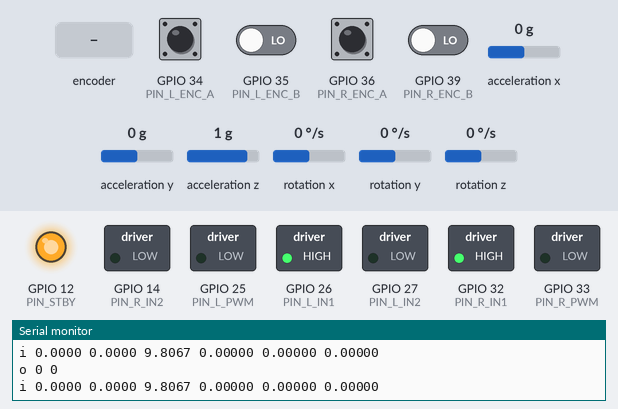
This sketch was run on a simulated ESP32. Shown: switched loads named in the sketch (green lamp = pin HIGH), output pins drawn as LEDs (lit = HIGH), the last lines printed to the serial monitor. Wiring (inferred from the names in the program): MPU-6050 motion sensor at I2C address 0x68. The inputs (shaded band) are chosen by the test bench; at power-on: GPIO 34 (PIN_L_ENC_A), GPIO 36 (PIN_R_ENC_A) HIGH, GPIO 35 (PIN_L_ENC_B), GPIO 39 (PIN_R_ENC_B) LOW, acceleration x 0 g, acceleration y 0 g, acceleration z 1 g, rotation x 0 °/s, rotation y 0 °/s, rotation z 0 °/s.

Above: at 1.2 s.
1.3 s: rotary encoder on GPIO 34 (PIN_L_ENC_A) / GPIO 35 (PIN_L_ENC_B) turned 3 steps (first pin leading)
At 2.5 s:
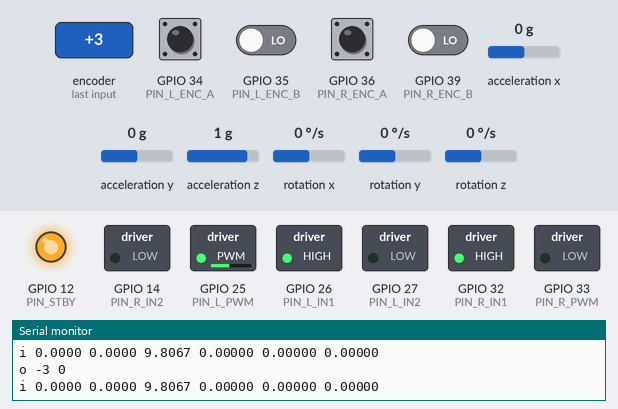
3.4 s: rotary encoder on GPIO 34 (PIN_L_ENC_A) / GPIO 35 (PIN_L_ENC_B) turned 1 step (first pin leading)
At 3.7 s:
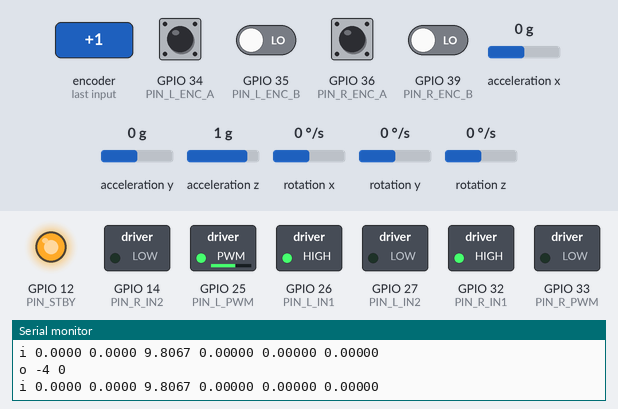
5.1 s: rotary encoder on GPIO 34 (PIN_L_ENC_A) / GPIO 35 (PIN_L_ENC_B) turned 2 steps (second pin leading)
At 6.1 s:
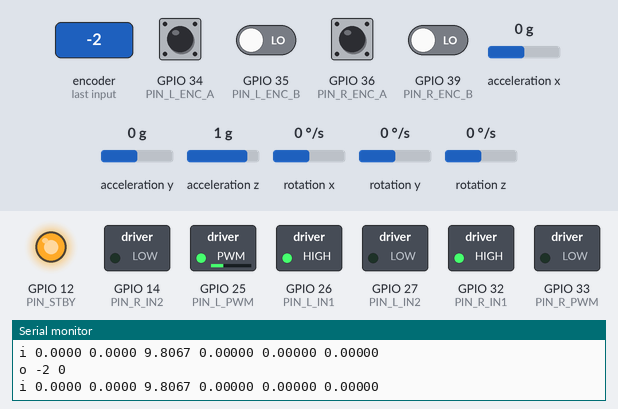
7.0 s: rotary encoder on GPIO 34 (PIN_L_ENC_A) / GPIO 35 (PIN_L_ENC_B) turned 2 steps (second pin leading)
At 7.6 s:
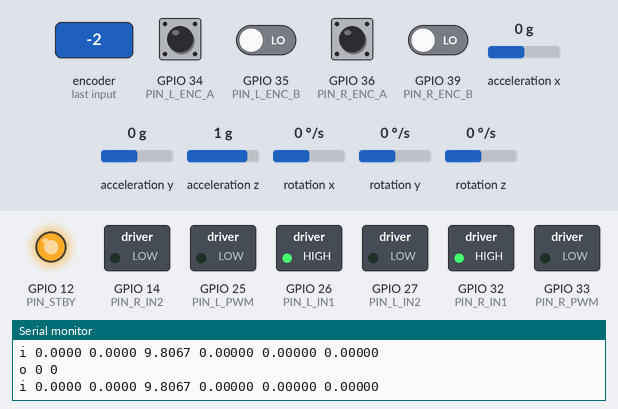
8.9 s: rotary encoder on GPIO 34 (PIN_L_ENC_A) / GPIO 35 (PIN_L_ENC_B) turned 2 steps (second pin leading)
At 10.3 s:
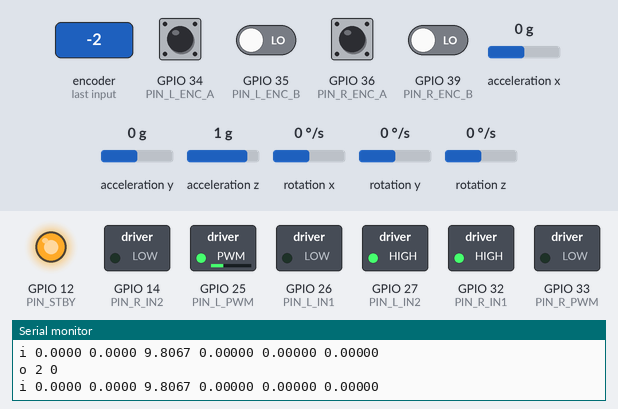
10.8 s: GPIO 36 (PIN_R_ENC_A) pulsed LOW 5 times (0.12 s each, 0.3 s apart)
At 13.1 s:
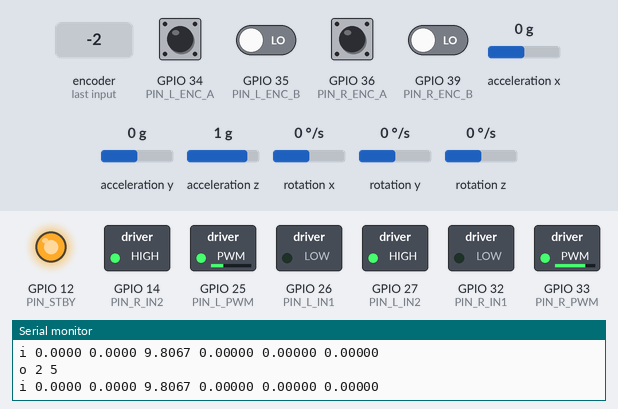
Timing chart, 0 to 14.6 s (numbered marks = the images above; inputs shaded):
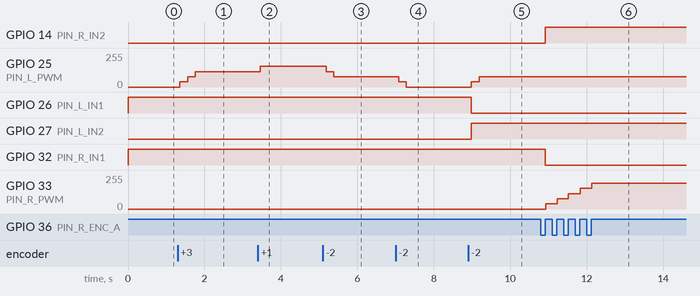

The sketch:

esp32_base.ino
```cpp
/*
 * casabot base controller - ESP32 (Arduino core 3.x)
 *
 * Owns the two motors, their quadrature encoders and the MPU6050.
 * Talks to base_driver.py over USB serial at 115200 baud:
 *
 *   in   v <left_rad_s> <right_rad_s>
 *   out  o <left_ticks> <right_ticks>                 @ 50 Hz
 *   out  i <ax> <ay> <az> <gx> <gy> <gz>              @ 50 Hz, SI units
 *
 * Motor driver: TB6612FNG. Swap the pins below to match your wiring.
 */

#include <Wire.h>

// ---- pins ------------------------------------------------------------------
const int PIN_L_PWM = 25, PIN_L_IN1 = 26, PIN_L_IN2 = 27;
const int PIN_R_PWM = 33, PIN_R_IN1 = 32, PIN_R_IN2 = 14;
const int PIN_STBY  = 12;
const int PIN_L_ENC_A = 34, PIN_L_ENC_B = 35;
const int PIN_R_ENC_A = 36, PIN_R_ENC_B = 39;
const int PIN_SDA = 21, PIN_SCL = 22;

// ---- tuning ----------------------------------------------------------------
// TICKS_PER_REV: ticks per turn of the WHEEL, as this sketch counts them. It
// counts one edge per pulse (rising edges of channel A only), so it is
// encoder PPR x gear ratio, not the x4 "counts per revolution" datasheets quote
// for full quadrature:
//   JGB37-520, 11 PPR, 30:1 (the BOM motor)      11 x 30     = 330
//   Pololu 25D 34:1, 48 CPR (= 12 PPR per channel) 12 x 34.014 = 408
// Must match base_driver's ticks_per_rev. Measure it anyway (docs/bringup.md).
const float TICKS_PER_REV = 330.0f;
const float MAX_WHEEL_RAD_S = 12.0f;   // clamp, protects the gearbox
const float KP = 2.0f, KI = 8.0f, KD = 0.0f;
const uint32_t CONTROL_PERIOD_US = 5000;   // 200 Hz PID
const uint32_t REPORT_PERIOD_US  = 20000;  // 50 Hz telemetry
const uint32_t CMD_TIMEOUT_US    = 500000; // stop if ROS goes quiet

const int MPU_ADDR = 0x68;
const float ACCEL_SCALE = 9.80665f / 16384.0f;         // +/- 2 g -> m/s^2
const float GYRO_SCALE  = (PI / 180.0f) / 131.0f;      // +/- 250 dps -> rad/s

// ---- state -----------------------------------------------------------------
volatile long ticksLeft = 0, ticksRight = 0;
long lastTicksLeft = 0, lastTicksRight = 0;

float targetLeft = 0.0f, targetRight = 0.0f;   // rad/s
float integralLeft = 0.0f, integralRight = 0.0f;
float prevErrLeft = 0.0f, prevErrRight = 0.0f;

uint32_t lastControlUs = 0, lastReportUs = 0, lastCmdUs = 0;
char rxBuf[64];
uint8_t rxLen = 0;

void IRAM_ATTR onLeftA()  { ticksLeft  += digitalRead(PIN_L_ENC_B) ? 1 : -1; }
void IRAM_ATTR onRightA() { ticksRight += digitalRead(PIN_R_ENC_B) ? -1 : 1; }

void setMotor(int pwmPin, int in1, int in2, float effort) {
  effort = constrain(effort, -1.0f, 1.0f);
  digitalWrite(in1, effort >= 0);
  digitalWrite(in2, effort < 0);
  ledcWrite(pwmPin, (uint32_t)(fabsf(effort) * 255.0f));
}

float pid(float target, float measured, float dt,
          float &integral, float &prevErr) {
  float err = target - measured;
  integral += err * dt;
  integral = constrain(integral, -1.0f / KI, 1.0f / KI);   // anti-windup
  float derivative = (err - prevErr) / dt;
  prevErr = err;
  // Feedforward on target does most of the work; PID only trims it.
  return target / MAX_WHEEL_RAD_S + KP * err / MAX_WHEEL_RAD_S
         + KI * integral + KD * derivative;
}

void mpuInit() {
  Wire.begin(PIN_SDA, PIN_SCL, 400000);
  Wire.beginTransmission(MPU_ADDR);
  Wire.write(0x6B);   // PWR_MGMT_1
  Wire.write(0x00);   // wake up
  Wire.endTransmission();
}

bool mpuRead(float *out) {
  Wire.beginTransmission(MPU_ADDR);
  Wire.write(0x3B);   // ACCEL_XOUT_H
  if (Wire.endTransmission(false) != 0) return false;
  if (Wire.requestFrom(MPU_ADDR, 14, true) != 14) return false;

  int16_t raw[7];
  for (int i = 0; i < 7; i++) raw[i] = (Wire.read() << 8) | Wire.read();

  out[0] = raw[0] * ACCEL_SCALE;   // ax
  out[1] = raw[1] * ACCEL_SCALE;   // ay
  out[2] = raw[2] * ACCEL_SCALE;   // az   (raw[3] is temperature)
  out[3] = raw[4] * GYRO_SCALE;    // gx
  out[4] = raw[5] * GYRO_SCALE;    // gy
  out[5] = raw[6] * GYRO_SCALE;    // gz
  return true;
}

void handleLine(char *line) {
  if (line[0] != 'v') return;
  float l, r;
  if (sscanf(line + 1, "%f %f", &l, &r) != 2) return;
  targetLeft  = constrain(l, -MAX_WHEEL_RAD_S, MAX_WHEEL_RAD_S);
  targetRight = constrain(r, -MAX_WHEEL_RAD_S, MAX_WHEEL_RAD_S);
  lastCmdUs = micros();
}

void readSerial() {
  while (Serial.available()) {
    char c = Serial.read();
    if (c == '\n' || c == '\r') {
      if (rxLen) { rxBuf[rxLen] = '\0'; handleLine(rxBuf); rxLen = 0; }
    } else if (rxLen < sizeof(rxBuf) - 1) {
      rxBuf[rxLen++] = c;
    } else {
      rxLen = 0;   // overlong garbage, drop it rather than wrap
    }
  }
}

void setup() {
  Serial.begin(115200);

  pinMode(PIN_L_IN1, OUTPUT); pinMode(PIN_L_IN2, OUTPUT);
  pinMode(PIN_R_IN1, OUTPUT); pinMode(PIN_R_IN2, OUTPUT);
  pinMode(PIN_STBY, OUTPUT);  digitalWrite(PIN_STBY, HIGH);
  ledcAttach(PIN_L_PWM, 20000, 8);   // 20 kHz, above hearing
  ledcAttach(PIN_R_PWM, 20000, 8);

  pinMode(PIN_L_ENC_A, INPUT); pinMode(PIN_L_ENC_B, INPUT);
  pinMode(PIN_R_ENC_A, INPUT); pinMode(PIN_R_ENC_B, INPUT);
  attachInterrupt(digitalPinToInterrupt(PIN_L_ENC_A), onLeftA,  RISING);
  attachInterrupt(digitalPinToInterrupt(PIN_R_ENC_A), onRightA, RISING);

  mpuInit();
  lastControlUs = lastReportUs = lastCmdUs = micros();
}

void loop() {
  readSerial();
  uint32_t now = micros();

  if (now - lastCmdUs > CMD_TIMEOUT_US) {
    targetLeft = targetRight = 0.0f;
  }

  if (now - lastControlUs >= CONTROL_PERIOD_US) {
    float dt = (now - lastControlUs) * 1e-6f;
    lastControlUs = now;

    noInterrupts();
    long tl = ticksLeft, tr = ticksRight;
    interrupts();

    float measLeft  = (tl - lastTicksLeft)  * TWO_PI / TICKS_PER_REV / dt;
    float measRight = (tr - lastTicksRight) * TWO_PI / TICKS_PER_REV / dt;
    lastTicksLeft = tl;
    lastTicksRight = tr;

    setMotor(PIN_L_PWM, PIN_L_IN1, PIN_L_IN2,
             pid(targetLeft, measLeft, dt, integralLeft, prevErrLeft));
    setMotor(PIN_R_PWM, PIN_R_IN1, PIN_R_IN2,
             pid(targetRight, measRight, dt, integralRight, prevErrRight));
  }

  if (now - lastReportUs >= REPORT_PERIOD_US) {
    lastReportUs = now;

    noInterrupts();
    long tl = ticksLeft, tr = ticksRight;
    interrupts();
    Serial.printf("o %ld %ld\n", tl, tr);

    float imu[6];
    if (mpuRead(imu)) {
      Serial.printf("i %.4f %.4f %.4f %.5f %.5f %.5f\n",
                    imu[0], imu[1], imu[2], imu[3], imu[4], imu[5]);
    }
  }
}
```

Measured:
- after the input at 1.3 s, GPIO 25 (PIN_L_PWM): 0/255 → 38/255 after 0.06 s, → 77/255 0.20 s later, → 116/255 0.20 s later
- after the input at 3.4 s, GPIO 25 (PIN_L_PWM): 116/255 → 154/255 after 0.06 s
- after the input at 5.1 s, GPIO 25 (PIN_L_PWM): 154/255 → 116/255 after 0.08 s, → 77/255 0.20 s later
- after the input at 7.0 s, GPIO 25 (PIN_L_PWM): 77/255 → 38/255 after 0.08 s, → 0/255 0.20 s later
- after the input at 8.9 s, GPIO 25 (PIN_L_PWM): 0/255 → 38/255 after 0.08 s, → 77/255 0.20 s later; GPIO 26 (PIN_L_IN1): HIGH → LOW after 0.08 s; GPIO 27 (PIN_L_IN2): LOW → HIGH after 0.08 s
- after the input at 10.8 s, GPIO 14 (PIN_R_IN2): LOW → HIGH after 0.12 s; GPIO 32 (PIN_R_IN1): HIGH → LOW after 0.12 s; GPIO 33 (PIN_R_PWM): moves from 0/255 to 193/255 over 1.2 s, starting after 0.13 s
